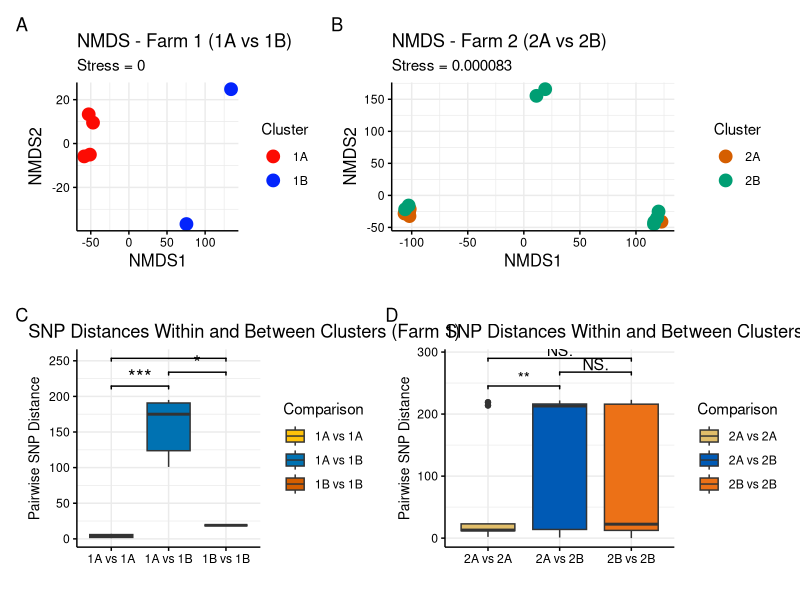

This figure's R source:
## ---- chunk 1
library(ggplot2)
library(readxl)
library(dplyr)
library(reshape2)
library(vegan)
library(Matrix)
library(ggpubr)
library(ggsignif)
library(patchwork)

#Read the Excel files
setwd("~/PhD/Chapter3/")
Farm_1 <- read_excel("Farm1.xlsx")
Farm_2 <- read_excel("Farm2.xlsx")

#Set rownames convert to dataframe to do this
Farm_1 <- as.data.frame(Farm_1)
rownames(Farm_1) <- Farm_1[[1]]
Farm_1 <- Farm_1[, -1]
Farm_1_matrix <- as.matrix(Farm_1)

Farm_2 <- as.data.frame(Farm_2)
rownames(Farm_2) <- Farm_2[[1]]
Farm_2 <- Farm_2[, -1]
Farm_2_matrix <- as.matrix(Farm_2)

#Combine distance matrices 
Combined <- bdiag(Farm_1_matrix, Farm_2_matrix)
Combined <- as.matrix(Combined)

#Update row/column names 
rownames(Combined) <-c(rownames(Farm_1), rownames(Farm_2))
colnames(Combined) <-c(colnames(Farm_1), colnames(Farm_2))

##Create Metadata 
cluster_labels <- c(
  "B793"="1A", "B794"="1A", "B795"="1A", "B796"="1A",
  "B1190"="1B", "B1191"="1B",
  "B879"="2A", "B880"="2A", "B882"="2A", "B1460"="2A", "B1461"="2A",
  "B1588"="2B", "B1589"="2B", "B1590"="2B", "B1591"="2B", 
  "B1592"="2B", "B1593"="2B", "B1594"="2B", "B1595"="2B"
)

metadata <- data.frame(Isolate = names(cluster_labels), Cluster = unname(cluster_labels), Farm = ifelse(grepl("^1", unname(cluster_labels)), "Farm 1", "Farm 2"))

##Farm 1 Comparison 
farm1_ids <- metadata$Isolate[metadata$Farm == "Farm 1"]
dist_farm1 <- as.dist(Combined[farm1_ids, farm1_ids])
meta_farm1 <- metadata %>% filter(Isolate %in% farm1_ids)

#Permanova 
adonis2(dist_farm1 ~ Cluster, data = meta_farm1)

# NMDS for Farm 1
set.seed(42)
nmds_farm1 <- metaMDS(dist_farm1, k=2, trymax = 100)
nmds_farm1_points <- as.data.frame(nmds_farm1$points)
nmds_farm1_points$Isolate <- rownames(nmds_farm1_points)
plot_data_farm1 <- left_join(nmds_farm1_points, meta_farm1, by = "Isolate")

plot_A <- ggplot(plot_data_farm1, aes(MDS1, MDS2, color = Cluster)) +
  geom_point(size = 4) + scale_color_manual(values =c("1A" = "#fc0b03", "1B" = "#0324fc")) +
  theme_minimal() +
  labs(title = "NMDS - Farm 1 (1A vs 1B)", x = "NMDS1", y = "NMDS2", subtitle = paste("Stress =", round(nmds_farm1$stress, 4))) +
  theme(axis.title = element_text(color = "black", size = 12), 
        axis.text = element_text(color = "black"), 
        axis.line = element_line(color = "black"), 
        axis.ticks = element_line(color = "black"), 
        legend.title = element_text(color = "black"), 
        legend.text = element_text(color = "black"))

##Farm 2 Comparison
farm2_ids <- metadata$Isolate[metadata$Farm == "Farm 2"]
dist_farm2 <- as.dist(Combined[farm2_ids, farm2_ids])
meta_farm2 <- metadata %>% filter(Isolate %in% farm2_ids)

# PERMANOVA
adonis2(dist_farm2 ~ Cluster, data = meta_farm2)

# NMDS for Farm 2
nmds_farm2 <- metaMDS(dist_farm2, k=2, trymax=100)
nmds_farm2_points <- as.data.frame(nmds_farm2$points)
nmds_farm2_points$Isolate <- rownames(nmds_farm2_points)
plot_data_farm2 <- left_join(nmds_farm2_points, meta_farm2, by = "Isolate")

plot_B <- ggplot(plot_data_farm2, aes(MDS1, MDS2, color = Cluster)) +
  geom_jitter(size = 4, width = 5, height = 12) +
  scale_color_manual(values = c("2A" = "#d55e00", "2B" = "#009e73")) +
  theme_minimal() +
  labs(
    title = "NMDS - Farm 2 (2A vs 2B)",
    x = "NMDS1",
    y = "NMDS2",
    subtitle = paste("Stress =", format(nmds_farm2$stress, digits = 2, scientific = FALSE))
  ) +
  theme(
    axis.title = element_text(color = "black", size = 12),
    axis.text = element_text(color = "black"),
    axis.line = element_line(color = "black"),
    axis.ticks = element_line(color = "black"),
    legend.title = element_text(color = "black"),
    legend.text = element_text(color = "black")
  )

# Box Plot 
pairwise_long <- melt(as.matrix(as.dist(Combined)), 
                      varnames = c("Isolate1", "Isolate2"), 
                      value.name = "SNP_Distance") %>%
  filter(Isolate1 != Isolate2)

pairwise_long <- pairwise_long %>%
  left_join(metadata, by = c("Isolate1" = "Isolate")) %>%
  rename(Cluster1 = Cluster, Farm1 = Farm) %>%
  left_join(metadata, by = c("Isolate2" = "Isolate")) %>%
  rename(Cluster2 = Cluster, Farm2 = Farm)

###Farm 1 Box plot 
pairwise_farm1 <- pairwise_long %>%
  filter(Farm1 == "Farm 1", Farm2 == "Farm 1") %>%
  mutate(Comparison = case_when(
    Cluster1 == "1A" & Cluster2 == "1A" ~ "1A vs 1A",
    Cluster1 == "1B" & Cluster2 == "1B" ~ "1B vs 1B",
    (Cluster1 == "1A" & Cluster2 == "1B") | (Cluster1 == "1B" & Cluster2 == "1A") ~ "1A vs 1B",
    TRUE ~ NA_character_  # filter out other clusters if any
  )) %>%
  filter(!is.na(Comparison))

#Define pairwise comparisons for significance stars on box plot 
comparisons <- list(
  c("1A vs 1A", "1A vs 1B"),
  c("1B vs 1B", "1A vs 1B"),
  c("1A vs 1A", "1B vs 1B")
)

max_snp <- max(pairwise_farm1$SNP_Distance, na.rm = TRUE)

plot_c <- ggplot(pairwise_farm1, aes(x = Comparison, y = SNP_Distance, fill = Comparison)) +
  geom_boxplot() +
  theme_minimal() +
  labs(title = "SNP Distances Within and Between Clusters (Farm 1)",
       y = "Pairwise SNP Distance", x = "") +
  scale_fill_manual(values = c("1A vs 1A" = "#FFC20A", "1B vs 1B" = "#D55E00", "1A vs 1B" = "#0072b2")) +
  ggsignif::geom_signif(
    comparisons = comparisons,
    map_signif_level = TRUE,
    textsize = 5,
    tip_length = 0.02,
    y_position = c(max_snp * 1.05, max_snp * 1.15, max_snp * 1.25)) + theme(plot.title.position = "plot",
    plot.margin = margin(t = 20, r = 5, b = 5, l = 5),
    axis.title = element_text(color = "black", size = 10),
    axis.text = element_text(color = "black"),
    axis.line = element_line(color = "black"),
    axis.ticks = element_line(color = "black"),
    legend.title = element_text(color = "black"),
    legend.text = element_text(color = "black") 
  )


# Wilcoxon test: Farm 1 
wilcox_1A <- wilcox.test(
  SNP_Distance ~ (Comparison == "1A vs 1B"),
  data = pairwise_farm1 %>% filter(Comparison %in% c("1A vs 1A", "1A vs 1B"))
)
print(wilcox_1A) #*** <0.001

wilcox_1B <- wilcox.test(
  SNP_Distance ~ (Comparison == "1A vs 1B"),
  data = pairwise_farm1 %>% filter(Comparison %in% c("1B vs 1B", "1A vs 1B"))
)
print(wilcox_1B) #* 0.01 < p ≤ 0.05

wilcox_within <- wilcox.test(
  SNP_Distance ~ (Comparison == "1B vs 1B"),
  data = pairwise_farm1 %>% filter(Comparison %in% c("1A vs 1A", "1B vs 1B"))
)
print(wilcox_within) # * 0.01 < p ≤ 0.05


##Farm 2 
pairwise_farm2 <- pairwise_long %>%
  filter(Farm1 == "Farm 2", Farm2 == "Farm 2") %>%
  mutate(Comparison = case_when(
    Cluster1 == "2A" & Cluster2 == "2A" ~ "2A vs 2A",
    Cluster1 == "2B" & Cluster2 == "2B" ~ "2B vs 2B",
    (Cluster1 == "2A" & Cluster2 == "2B") | (Cluster1 == "2B" & Cluster2 == "2A") ~ "2A vs 2B",
    TRUE ~ NA_character_  # filter out other clusters if any
  )) %>%
  filter(!is.na(Comparison))

#Define pairwise comparisons for significance stars on box plot 
comparisons_2 <- list(
  c("2A vs 2A", "2A vs 2B"),
  c("2B vs 2B", "2A vs 2B"),
  c("2A vs 2A", "2B vs 2B")
)

max_snp_2 <- max(pairwise_farm2$SNP_Distance, na.rm = TRUE)

plot_d <- ggplot(pairwise_farm2, aes(x = Comparison, y = SNP_Distance, fill = Comparison)) +
  geom_boxplot() +
  theme_minimal() +
  labs(title = "SNP Distances Within and Between Clusters (Farm 2)",
       y = "Pairwise SNP Distance", x = "") +
  scale_fill_manual(values = c("2A vs 2A" = "#E1BE6A", "2B vs 2B" = "#EC7117", "2A vs 2B" = "#005AB5")) +
  ggsignif::geom_signif(
    comparisons = comparisons_2,
    map_signif_level = TRUE,
    textsize = 4,
    tip_length = 0.02,
    y_position = c(max_snp_2 * 1.05, max_snp_2 * 1.15, max_snp_2 * 1.25)) + theme(
    axis.title = element_text(color = "black", size = 10),
    axis.text = element_text(color = "black"),
    axis.line = element_line(color = "black"),
    axis.ticks = element_line(color = "black"),
    legend.title = element_text(color = "black"),
    legend.text = element_text(color = "black") 
  )

# Wilcoxon test: Farm 2
wilcox_2A <- wilcox.test(
  SNP_Distance ~ (Comparison == "2A vs 2B"),
  data = pairwise_farm2 %>% filter(Comparison %in% c("2A vs 2A", "2A vs 2B"))
)
print(wilcox_2A) #** 0.001 < p ≤ 0.01

wilcox_2B <- wilcox.test(
  SNP_Distance ~ (Comparison == "2A vs 2B"),
  data = pairwise_farm2 %>% filter(Comparison %in% c("2B vs 2B", "2A vs 2B"))
)
print(wilcox_2B) # NS p > 0.05

wilcox_within_2 <- wilcox.test(
  SNP_Distance ~ (Comparison == "2B vs 2B"),
  data = pairwise_farm2 %>% filter(Comparison %in% c("2A vs 2A", "2B vs 2B"))
)
print(wilcox_within_2) # NS p > 0.05


#Combine plots with Patchwork
Combined_plot <- (plot_A + plot_B + plot_layout(widths = c(2, 3.5))) / (plot_c + plot_d + plot_layout(widths = c(2, 2.5))) + plot_annotation(tag_levels = 'A') + plot_layout(heights = c(1.5, 2))
ggsave("Combined_Plot.png", Combined_plot, width = 12, height = 9, dpi = 300)

